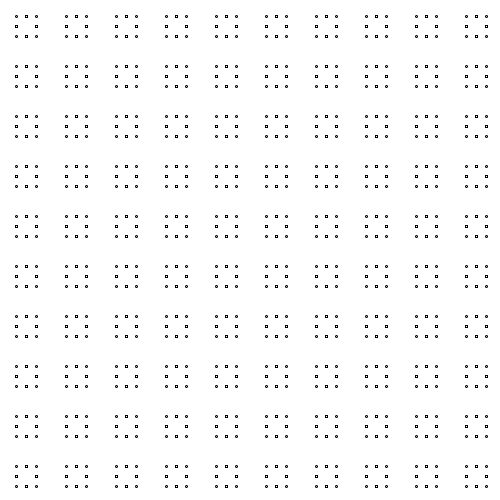
Frame 1 (no input)
Frame 60 (the mouse pressed at the canvas centre just before this capture): identical to frame 1, image omitted
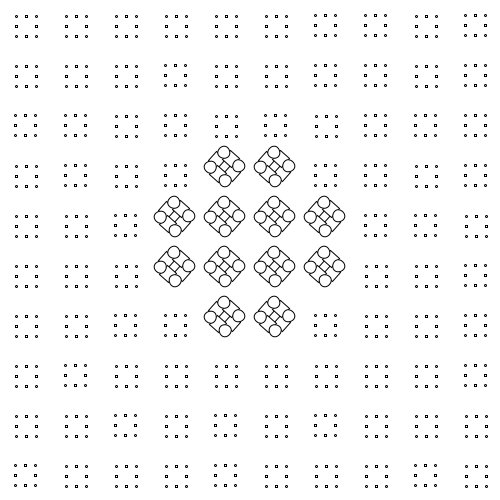
Frame 120 (the mouse held since frame 60 and released just before this capture)

The Processing sketch that drew these frames (run headless with seeded random() and noise(); from frame 60 on, the mouse is pressed at the canvas centre):

// Processing sketch: processing_63598
// ── processing_63598.pde

float [] rot=new float[100];
float d=dist(mouseX, mouseY, pmouseX, pmouseY);
float[] grow=new float[100];
float[] boom=new float[100];
float[] wobble=new float[100];
float [] speed=new float[100];
float rad;
float[] counter=new float[100];
float[] counterI=new float[100];
float[] stick=new float[100];
int b=0;
float a=0;
float cir=100;
float cirsml=50;

void setup() {
  size(500, 500);
  smooth();
}


void snowflake(float x, float y, float s, float d) {

  rad=dist(mouseX, mouseY, x, y);


  //Ben's Random Stuff
  int nx = (int)x-25;
  int ny = (int)y-25;
  int i= 10*floor(ny/(height/10))+floor(nx/(width/10));
  i = constrain(i, 0, 99);
  println("x: "+x +" y: "+y+" i:" + i);
  //Ben's Random Stuff Ends

  if (rad<cir&&boom[b]<20) {
    speed[i] = speed[i]+d/580;
    counter[b]=0;
    wobble[b]=0;
    grow[b]=grow[b]+speed[i];
  }
  if(grow[b]>10){
    grow[b]=10.1;
  }
  if (rad>cir) {
    counter[b]=counter[b]+1;
    grow[b]=grow[b]-0.2;
  }
  if(grow[b]<0){
    grow[b]=0;
  }
  if(rad<cirsml&&speed[i]>0.3){
    counterI[b]=counterI[b]+1;
  }
  if (rad<cirsml&&counterI[b]>100||stick[b]==1){
    stick[b]=1;
    x=mouseX;
    y=mouseY;
    grow[b]=random(0,3);
  }


  translate(x+wobble[b], y+wobble[b]);  
  rotate(rot[i]);
  translate(-x+wobble[b], -y+wobble[b]);
  println("rad: "+rad);  

  if (counter[b]>100) {
    wobble[b]=random(-a, a);
    a=a+0.0001;
  }
  if (counter[b]>250) {
    boom[b]=boom[b]+20;
  }


  println("speed[i]: "+speed[b] +"counterI[b]: "+counterI[b]);
  layer(x, y, s+grow[b], 10+boom[b]);
  if (b<99) {
    b++;
  }
  else {
    b=0;
  }
}

void layer (float x, float y, float s, float gap) {
  rect(x+gap, y, s, s);
  rect(x-gap, y, s, s);
  rect(x, y+gap, s, s);
  rect(x, y-gap, s, s);
  ellipse(x-gap+(s/2), y-gap+(s/2), s, s);
  ellipse(x+gap+(s/2), y-gap+(s/2), s, s);
  ellipse(x-gap+(s/2), y+gap+(s/2), s, s);
  ellipse(x+gap+(s/2), y+gap+(s/2), s, s);
}

void draw() {
  background(255);

  float d=dist(mouseX, mouseY, pmouseX, pmouseY);
  
  float x=25;
  for (int across=0; across< 10; across=across+1) {
    float y=25;
    for (int downwards=0; downwards<10; downwards++) {
      pushMatrix();
      snowflake(x, y, 2, d);
      popMatrix();
      y=y+50;
    }
    x=x+50;
  }
  for (int i=0; i<100; i++) {
    speed[i] = speed[i]*0.97;
    rot[i]=rot[i]+speed[i];
  }
}
